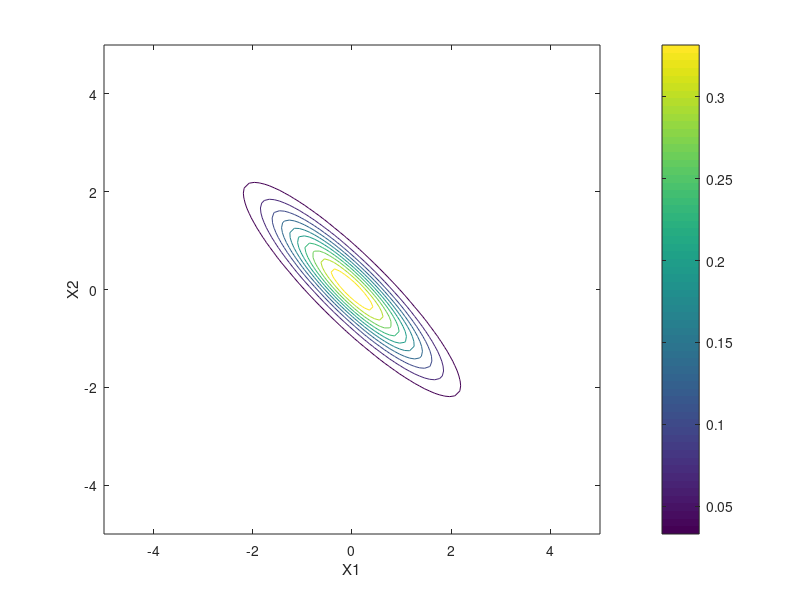

Recreate this plot in MATLAB.
% Define MU and SIGMA
MU = [0 0];
SIGMA = [ 1 -.9; -.9 1];
% % Evaluate the multivariate Gaussian at point X
% X = [1 1];
% mvnpdf(X, MU, SIGMA)
% 
% % Plot multivariate Gaussian
x1 = linspace(-5,5);
x2 = x1;

[X1, X2] = meshgrid(x1, x2);
% assign values for the mvgauss
X = [X1(:) X2(:)]; % 10000 x 2 double where each X1 
% will correspond to every X2
f = mvnpdf( X, MU, SIGMA); % 10000 x 1 double

% reshape(X,M,N) returns the M-by-N matrix 
% whose elements are taken columnwise from X. 
% An error results 
% if X does not have M*N elements.
 
% contour(X,Y,Z) draws a contour plot 
% of Z using vertices from the
% mesh defined by X and Y. 
% X and Y can be vectors or matrices.
res = reshape(f, length(x1), length(x1));
figure(2); contour(X1, X2, res);
xlabel('X1'); ylabel('X2'); colorbar